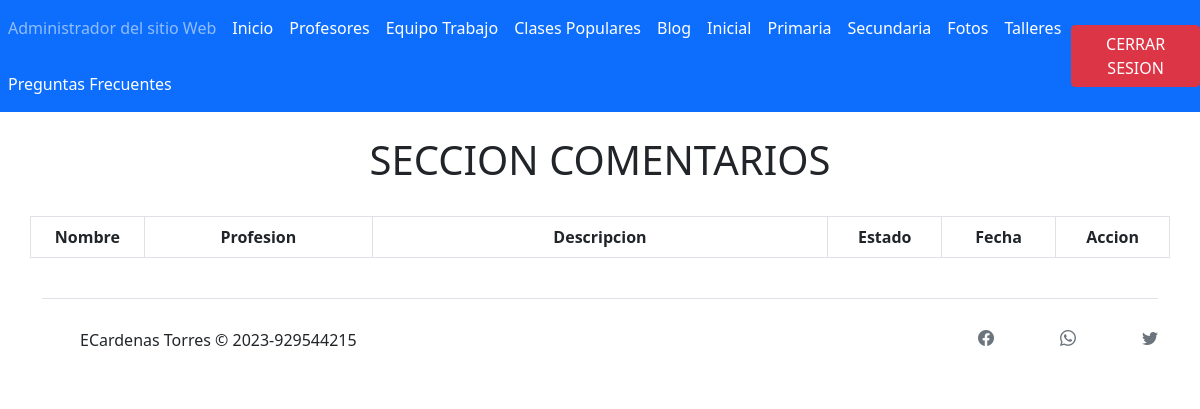
The app's page /administrador/seccion/comentarios.php (signed in), older data.
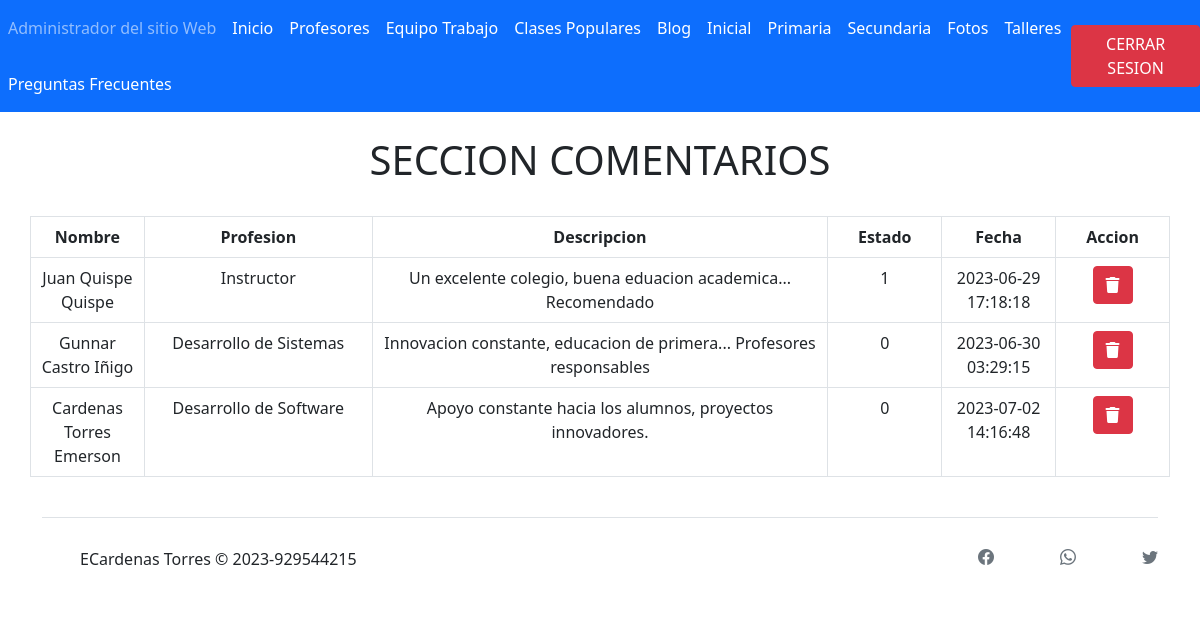
The same page, newer data.
### tables this page shows
CREATE TABLE `comentarios` (
  `id` int(11) NOT NULL,
  `nombre` varchar(255) NOT NULL,
  `profesion` varchar(255) NOT NULL,
  `descripcion` varchar(1000) NOT NULL,
  `estado` tinyint(1) NOT NULL,
  `fecha` timestamp NOT NULL DEFAULT current_timestamp()
);

### administrador/seccion/code/code_comentario.php (called while the page is built, shortened)
<?php
    include "../CRUD2/conexion/conexion.php";
$sentencia = $pdo -> prepare("SELECT * FROM comentarios");
$sentencia -> execute();
$listaEmpleados = $sentencia -> fetchAll(PDO::FETCH_ASSOC);
?>

### administrador/seccion/comentarios.php (the view, shortened to what this page needs)
<?php
include("template/cabecera.php");
?>
<?php
    require "code/code_comentario.php";
?>
<body>
    <div class="container text-center">
        <h1>SECCION COMENTARIOS</h1>
        <br>
    <div class="row">
            <table class="table table-hover table-bordered light-table-filter table_id" id="tabla">
                <thead class="thead-dark">
                    <tr>
                        <th width="10%">Nombre</th>
                        <th width="20%">Profesion</th>
                        <th width="40%">Descripcion</th>
                        <th width="10%">Estado</th>
                        <th width="10%">Fecha</th>
                        <th width="10%">Accion</th>
                    </tr>
                </thead>
                <?php foreach ($listaEmpleados as $empleado) {  ?>
                    <tr>
                        <td><?php echo $empleado['nombre']; ?></td>
                        <td><?php echo $empleado['profesion']; ?></td>
                        <td><?php echo $empleado['descripcion']; ?></td>
                        <td><?php echo $empleado['estado']; ?></td>
                        <td><?php echo $empleado['fecha']; ?></td>
                        <td>
                            <form action="" method="POST">
                                <button value="btn3Eliminar" type="submit" name="accion" class="btn btn-small btn-danger"
                                onclick="return ConfirmDelete()"><i class="fa-sharp fa-solid fa-trash"></i></button>
                            </form>
                        </td>
                    </tr>
                <?php } ?>
            </table>
    </div>
</body>
<?php
include("template/pie.php");
?>

### administrador/seccion/template/cabecera.php (shortened to what this page needs)
<!DOCTYPE html>
<html lang="en">
<head>
    <link href="https://cdn.jsdelivr.net/npm/bootstrap@5.0.2/dist/css/bootstrap.min.css" rel="stylesheet">
    <link rel="stylesheet" href="https://cdn.jsdelivr.net/npm/bootstrap-icons@1.10.5/font/bootstrap-icons.css">
    <link href="https://unpkg.com/vanilla-datatables@latest/dist/vanilla-dataTables.min.css" rel="stylesheet" type="text/css">
</head>
<body>
    <nav class="navbar navbar-expand navbar-dark bg-primary">
        <div class="nav navbar-nav">
            <a href="inicio.php">
                <p class="nav-item nav-link">Administrador del sitio Web</p>
            </a>
            <a href="inicio.php" class="nav-item nav-link active">Inicio</a>
            <a href="eventos.php" class="nav-item nav-link active">Profesores</a>
            <a href="equipoTrabajo.php" class="nav-item nav-link active">Equipo Trabajo</a>
            <a href="clases_populares.php" class="nav-item nav-link active">Clases Populares</a>
            <a href="blog.php" class="nav-item nav-link active">Blog</a>
            <a href="inicial.php" class="nav-item nav-link active">Inicial</a>
            <a href="primaria.php" class="nav-item nav-link active">Primaria</a>
            <a href="secundaria.php" class="nav-item nav-link active">Secundaria</a>
            <a href="productos.php" class="nav-item nav-link active">Fotos</a>
            <a href="tallerActividad.php" class="nav-item nav-link active">Talleres</a>
            <a href="preguntas_frecuentes.php" class="nav-item nav-link active">Preguntas Frecuentes</a>
        </div>
        <a class="btn btn-danger" href="../controlador/controlador_cerrar_sesion.php" onclick="return ConfirmClose()" role="button">CERRAR SESION</a>
    </nav>
    <div class="container">
        <br>
        <div class="row">

### administrador/seccion/template/pie.php (shortened to what this page needs)
</div>
<div class="container">
  <footer class="d-flex flex-wrap justify-content-between align-items-center py-3 my-4 border-top">
    <div class="col-md-4 d-flex align-items-center">
      <a href="/" class="mb-3 me-2 mb-md-0 text-muted text-decoration-none lh-1">
        <svg class="bi" width="30" height="24">
          <use xlink:href="#bootstrap" />
        </svg>
      </a>
      <span class="mb-3 mb-md-0">ECardenas Torres &copy; 2023-929544215</span>
    </div>
    <ul class="nav col-md-4 justify-content-end list-unstyled d-flex">
      <li class="ms-3"><a class="text-muted" href="#"><svg class="bi" width="50" height="50"><i class="bi bi-facebook"></i></svg></a></li>
      <li class="ms-3"><a class="text-muted" href="#"><svg class="bi" width="50" height="50"><i class="bi bi-whatsapp"></i></svg></a></li>
      <li class="ms-3"><a class="text-muted" href="#"><svg class="bi" width="50" height="50"><i class="bi bi-twitter"></i></svg></a></li>
    </ul>
  </footer>
</div>
</div>
</body>
</html>

Row changes from the older to the newer data that the page shows:
added comentarios: nombre "Juan Quispe Quispe", profesion "Instructor", descripcion "Un excelente colegio, buena eduacion academica... Recomendado", estado "1", fecha "2023-06-29 17:18:18"
added comentarios: nombre "Gunnar Castro Iñigo", profesion "Desarrollo de Sistemas", descripcion "Innovacion constante, educacion de primera... Profesores responsables", estado "0", fecha "2023-06-30 03:29:15"
added comentarios: nombre "Cardenas Torres Emerson", profesion "Desarrollo de Software", descripcion "Apoyo constante hacia los alumnos, proyectos innovadores.", estado "0", fecha "2023-07-02 14:16:48"
